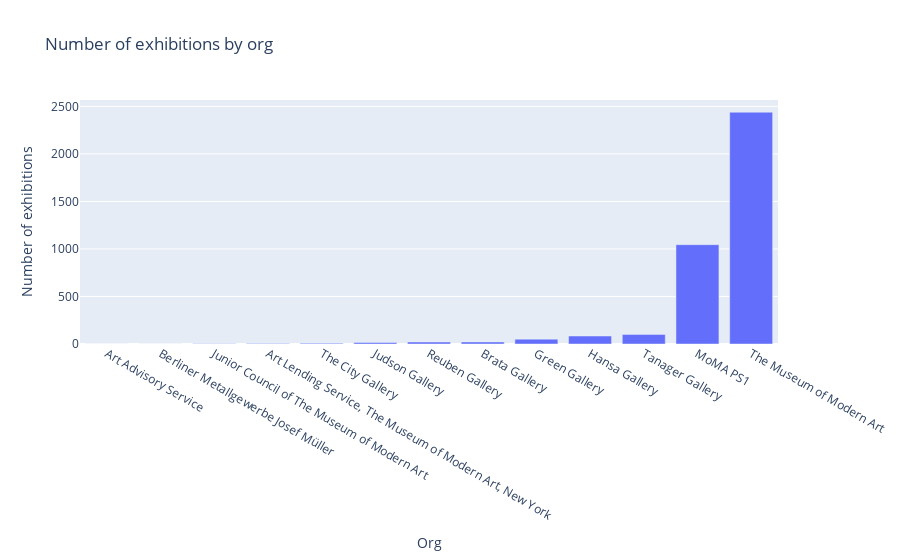

Notebook cell for this chart:
### Code cell
x_values = number_by_org.keys()
y_values = number_by_org.values()

fig = px.bar(x=x_values, y=y_values, 
labels={"x": "Org", "y": "Number of exhibitions"},
title="Number of exhibitions by org"
)
fig.show()

### Figure 1 — Plotly figure (JSON) as saved in the notebook; plotly's stock layout.template omitted (floating-point values rounded to 4 significant figures)
{"data": [{"alignmentgroup": "True", "hovertemplate": "Org=%{x}<br>Number of exhibitions=%{y}<extra></extra>", "legendgroup": "", "marker": {"color": "#636efa", "pattern": {"shape": ""}}, "name": "", "offsetgroup": "", "orientation": "v", "showlegend": false, "textposition": "auto", "type": "bar", "x": ["Art Advisory Service", "Berliner Metallgewerbe Josef Müller", "Junior Council of The Museum of Modern Art", "Art Lending Service, The Museum of Modern Art, New York", "The City Gallery", "Judson Gallery", "Reuben Gallery", "Brata Gallery", "Green Gallery", "Hansa Gallery", "Tanager Gallery", "MoMA PS1", "The Museum of Modern Art"], "xaxis": "x", "y": [1, 1, 2, 5, 8, 16, 21, 22, 51, 84, 101, 1045, 2439], "yaxis": "y"}], "layout": {"barmode": "relative", "legend": {"tracegroupgap": 0}, "title": {"text": "Number of exhibitions by org"}, "xaxis": {"anchor": "y", "domain": [0, 1], "title": {"text": "Org"}}, "yaxis": {"anchor": "x", "domain": [0, 1], "title": {"text": "Number of exhibitions"}}}}
